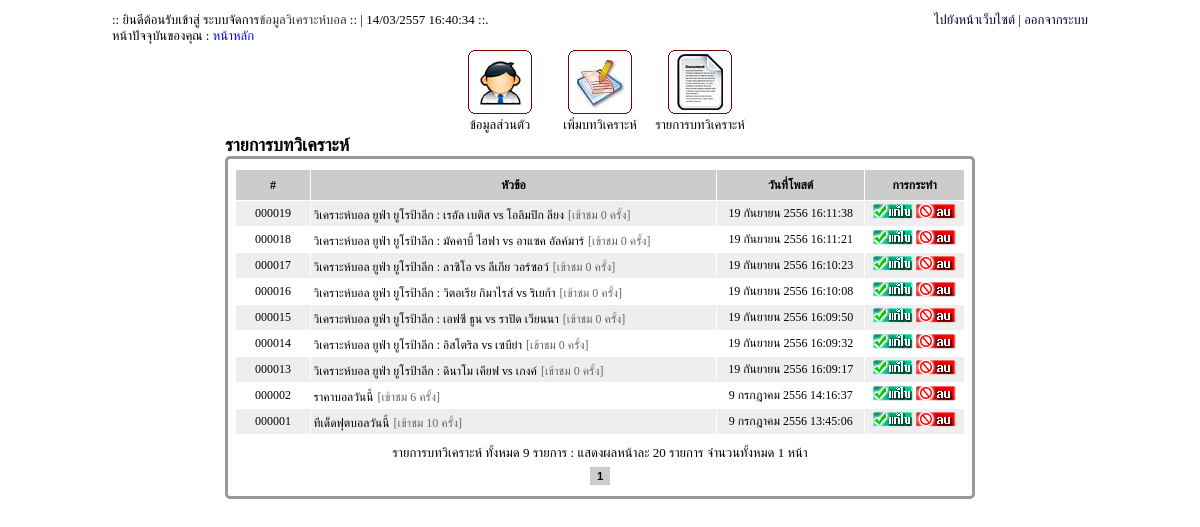
The app's page /mod/all-post-analyze.php (signed in) with its own data.
### tables this page shows
CREATE TABLE `analyze` (
  `id` int(6) unsigned zerofill NOT NULL auto_increment,
  `mod_id` int(6) NOT NULL,
  `title` varchar(255) NOT NULL,
  `detail` text NOT NULL,
  `status_comment` int(2) NOT NULL,
  `post_date` datetime NOT NULL default '0000-00-00 00:00:00',
  `view` int(10) NOT NULL,
  PRIMARY KEY  (`id`)
);

### function/function.php (called while the page is built, shortened)
<?
function rewrite($url)
	{
		$url=str_replace(" ", "-", $url);
		return $url;
	}
?>

### function/datetime.php (called while the page is built)
<?
function DateTime($strDate)
	{
		$strYear = date("Y",strtotime($strDate))+543;
		$strMonth= date("n",strtotime($strDate));
		$strDay= date("j",strtotime($strDate));
		$strHour= date("H",strtotime($strDate));
		$strMinute= date("i",strtotime($strDate));
		$strSeconds= date("s",strtotime($strDate));
		$strMonthCut = Array("","มกราคม","กุมภาพันธ์","มีนาคม","เมษายน","พฤษภาคม","มิถุนายน","กรกฎาคม","สิงหาคม","กันยายน","ตุลาคม","พฤศจิกายน","ธันวาคม");
		$strMonthThai=$strMonthCut[$strMonth];
		return "$strDay $strMonthThai $strYear $strHour:$strMinute:$strSeconds";
	}
?>

### mod/all-post-analyze.php (the view, shortened to what this page needs)
<?
include "../function/function.php";
include "../function/datetime.php";
?>
<!DOCTYPE html PUBLIC "-//W3C//DTD XHTML 1.0 Transitional//EN" "http://www.w3.org/TR/xhtml1/DTD/xhtml1-transitional.dtd">
<html xmlns="http://www.w3.org/1999/xhtml">
<head>
<?
class Paginator{
	var $items_per_page;
	var $items_total;
	var $current_page;
	var $mid_range;
	var $return;
	var $default_ipp;
	var $url_next;
	function Paginator()
	{
		$this->current_page = 1;
		$this->mid_range = 7;
		$this->items_per_page = $this->default_ipp;
		$this->url_next = $this->url_next;
	}
	function paginate()
	{
		if(!is_numeric($this->items_per_page) OR $this->items_per_page <= 0) $this->items_per_page = $this->default_ipp;
		$this->num_pages = ceil($this->items_total/$this->items_per_page);
		$prev_page = $this->current_page-1;
		$next_page = $this->current_page+1;
		if($this->num_pages > 10)
		{
			$this->return .= (($this->current_page != 1 And $this->items_total >= 10)) ? "<a class=\"paginate\" href=\"".$this->url_next.$prev_page."\">&laquo; ก่อนหน้า</a>\n":"<span class=\"inactive\" href=\"#\">&laquo; ก่อนหน้า</span>\n";
			$this->start_range = $this->current_page - floor($this->mid_range/2);
			$this->end_range = $this->current_page + floor($this->mid_range/2);
			if($this->start_range <= 0)
			{
				$this->end_range += abs($this->start_range)+1;
				$this->start_range = 1;
			}
			if($this->end_range > $this->num_pages)
			{
				$this->start_range -= $this->end_range-$this->num_pages;
				$this->end_range = $this->num_pages;
			}
			$this->range = range($this->start_range,$this->end_range);
			for($i=1;$i<=$this->num_pages;$i++)
			{
				if($this->range[0] > 2 And $i == $this->range[0]) $this->return .= " ... ";
				if($i==1 Or $i==$this->num_pages Or in_array($i,$this->range))
				{
					$this->return .= ($i == $this->current_page And $_GET['Page'] != 'All') ? "<a title=\"หน้า $i จาก $this->num_pages\" class=\"current\" href=\"#\">$i</a> ":"<a class=\"paginate\" title=\"ไปที่หน้า $i จาก $this->num_pages\" href=\"".$this->url_next.$i."\">$i</a> ";
				}
				if($this->range[$this->mid_range-1] < $this->num_pages-1 And $i == $this->range[$this->mid_range-1]) $this->return .= " ... ";
			}
			$this->return .= (($this->current_page != $this->num_pages And $this->items_total >= 10) And ($_GET['Page'] != 'All')) ? "<a class=\"paginate\" href=\"".$this->url_next.$next_page."\">ถัดไป &raquo;</a>\n":"<span class=\"inactive\" href=\"#\">ถัดไป &raquo;</span>\n";
		}
		else
		{
			for($i=1;$i<=$this->num_pages;$i++)
			{
				$this->return .= ($i == $this->current_page) ? "<a class=\"current\" href=\"#\">$i</a> ":"<a class=\"paginate\" href=\"".$this->url_next.$i."\">$i</a> ";
			}
		}
	}
	function display_pages()
	{
		return $this->return;
	}
}
?>
</head>
<body>
<table width="980" border="0" align="center" cellpadding="1" cellspacing="1">
  <tr>
    <td><div align="center">
      <table width="980" border="0" cellspacing="1" cellpadding="1">
        <tr valign="top">
          <td width="490"><div align="left"><font color="#000000" size="2">:: ยินดีต้อนรับเข้าสู่ ระบบจัดการ<font color="#333333">ข้อมูลวิเคราะห์บอล</font> :: |
				<?
				$dm=date("d/m");
				$y=date("Y")+543;
				$date="$dm/$y";
				$time=date("H:i:s");
				echo "$date $time";
				?> ::.<br />
                หน้าปัจจุบันของคุณ
          :</font><font size="2"> <font color="#333333"><a href="main.php">หน้าหลัก</a> </font></font></div></td>
          <td width="490"><div align="right"><font color="#000000" size="2"><a href="../index.php" target="_blank"><font color="#000033">ไปยังหน้าเว็บไซต์</font></a> | <a href="logout.php"><font color="#000033">ออกจากระบบ</font></a></font></div></td>
        </tr>
      </table>
    </div></td>
  </tr>
  <tr>
    <td><table width="980" border="0" align="center" cellpadding="0" cellspacing="0">
      <tr>
        <td align="center"><table width="300" border="0" align="center" cellpadding="0" cellspacing="0">
          <tr>
            <td width="100" align="center"><a href="main.php"><img src="img/adminuser.jpg" width="66" height="66" border="0" /></a></td>
            <td width="100" align="center"><a href="add-analyze.php"><img src="img/orderico.jpg" width="66" height="66" border="0" /></a></td>
            <td width="100" align="center"><a href="all-post-analyze.php"><img src="img/cate.jpg" width="66" height="66" border="0" /></a></td>
          </tr>
          <tr>
            <td width="100" height="20" align="center"><div align="center"><font size="2">ข้อมูลส่วนตัว</font></div></td>
            <td width="100" height="20" align="center"><div align="center"><font size="2">เพิ่มบทวิเคราะห์</font></div></td>
            <td width="100" align="center"><div align="center"><font size="2">รายการบทวิเคราะห์</font></div></td>
          </tr>
        </table></td>
      </tr>
      <tr>
        <td align="center"><table width="750" border="0" align="center" cellpadding="0" cellspacing="0">
          <tr>
            <td align="left"><font size="4"><strong>รายการบทวิเคราะห์</strong></font></td>
          </tr>
        </table></td>
      </tr>
      <tr>
        <td align="center"><table width="750" border="0" align="center" cellpadding="0" cellspacing="0" style="border:3px solid #999999; border-radius:5px; -moz-border-radius:5px; -webkit-border-radius:5px;">
          <tr>
            <td align="center"><table width="100%" border="0" cellspacing="0" cellpadding="0">
              <tr>
                <td height="10"></td>
              </tr>
            </table>
              <table width="730" border="0" align="center" cellpadding="0" cellspacing="1" bgcolor="#FFFFFF">
                <tr>
                  <td width="75" height="30" align="center" bgcolor="#CCCCCC" style="font-family:'Times New Roman', Times, serif; font-size:12px; font-weight:bold;">#</td>
                  <td width="405" height="30" align="center" bgcolor="#CCCCCC"><span style="font-family:'Times New Roman', Times, serif; font-size:12px; font-weight:bold;">หัวข้อ</span></td>
                  <td width="150" height="30" align="center" bgcolor="#CCCCCC"><span style="font-family:'Times New Roman', Times, serif; font-size:12px; font-weight:bold;">วันที่โพสต์</span></td>
                  <td width="100" height="30" align="center" bgcolor="#CCCCCC"><span style="font-family:'Times New Roman', Times, serif; font-size:12px; font-weight:bold;">การกระทำ</span></td>
                </tr>
<?
		$strSQL = "SELECT * FROM `analyze` WHERE mod_id='$_SESSION[mod_id]'";
		$objQuery = mysql_query($strSQL);
		$Num_Rows = mysql_num_rows($objQuery);
		$Per_Page = 20;
		$Page = $_GET["Page"];
		if(!$_GET["Page"])
		{
			$Page=1;
		}
		$Page_Start = (($Per_Page*$Page)-$Per_Page);
		if($Num_Rows<=$Per_Page)
		{
			$Num_Pages =1;
		}
		$strSQL .=" ORDER BY id DESC LIMIT $Page_Start , $Per_Page";
		$objQuery  = mysql_query($strSQL);
		$i=0;
		while($objResult = mysql_fetch_row($objQuery)){
		$url=rewrite($objResult[2]);
		$i++;
		if($i%2==0)
		{
		$bg="#FFFFFF";
		}
		else
		{
		$bg="#EEEEEE";
		}
?>
                <tr bgcolor="<?=$bg;?>">
                  <td width="75" height="25" align="center" style="font-family:'Times New Roman', Times, serif; font-size:12px;"><?=$objResult[0];?></td>
                  <td width="405" height="25" align="left"><table width="400" border="0" align="center" cellpadding="0" cellspacing="0">
                    <tr>
                      <td align="left"><a href="../post-<?=$objResult[0];?>/<?=$url;?>.html" style="font-family:'Times New Roman', Times, serif; font-size:12px; color:#000000;" target="_blank"><?=$objResult[2];?></a> <span style="font-family:'Times New Roman', Times, serif; font-size:12px; color:#666666;">[เข้าชม <?=$objResult[6];?> ครั้ง]</span></td>
                    </tr>
                  </table></td>
                  <td width="150" height="25" align="center"><span style="font-family:'Times New Roman', Times, serif; font-size:12px;">
                    <?=DateTime($objResult[5]);?>
                  </span></td>
                  <td width="100" height="25" align="center"><font size="2"><a href="edit-post-analyze.php?id=<?=$objResult[0];?>"><img src="img/edit.gif" width="40" height="15" border="0" /></a> <a href="del-post-analyze.php?id=<?=$objResult[0];?>" onclick="javascript:if(!confirm('ท่านต้องการลบข้อมูลจริงหรือไม่')){return false;}"> <img src="img/del.gif" width="40" height="15" border="0" /></a></font></td>
                </tr>
<? } ?>
              </table>
              <table width="100%" height="10" border="0" cellpadding="0" cellspacing="0">
                <tr>
                  <td></td>
                </tr>
              </table>
              <table width="720" border="0" align="center" cellpadding="0" cellspacing="0">
                <tr>
                  <td align="center"><font size="2" color="#000000">รายการบทวิเคราะห์
                    ทั้งหมด
                    <?=$Num_Rows;?>
                    รายการ : แสดงผลหน้าละ
                    <?=$Per_Page;?>
                    รายการ จำนวนทั้งหมด
                    <?=$Num_Pages;?>
                    หน้า</font></td>
                </tr>
                <tr>
                  <td height="30" align="center" valign="middle"><?
$pages = new Paginator;
$pages->items_total = $Num_Rows;
$pages->mid_range = 10;
$pages->current_page = $Page;
$pages->default_ipp = $Per_Page;
$pages->url_next = $_SERVER["PHP_SELF"]."?QueryString=value&Page=";
$pages->paginate();
echo $pages->display_pages()
?></td>
                </tr>
              </table>
              <table width="100%" border="0" cellspacing="0" cellpadding="0">
                <tr>
                  <td height="5"></td>
                </tr>
              </table></td>
          </tr>
        </table></td>
      </tr>
    </table></td>
  </tr>
</table>
</body>
</html>

### mod/all-post-analyze.php (style rules this page uses)
a.current { border: 1px solid #cccccc; font: bold .7em Arial,Helvetica,sans-serif; padding: 2px 6px 2px 6px; cursor: default; background:#cccccc; color: #000000; text-decoration: none; }

### records on screen
analyze: id "000019", title "วิเคราะห์บอล ยูฟ่า ยูโรป้าลีก : เรอัล เบติส vs โอลิมปิก ลียง", view "0", post_date "19 กันยายน 2556 16:11:38"
analyze: id "000018", title "วิเคราะห์บอล ยูฟ่า ยูโรป้าลีก : มัคคาบี้ ไฮฟา vs อาแซค อัลค์มาร์", view "0", post_date "19 กันยายน 2556 16:11:21"
analyze: id "000017", title "วิเคราะห์บอล ยูฟ่า ยูโรป้าลีก : ลาซิโอ vs ลีเกีย วอร์ซอว์", view "0", post_date "19 กันยายน 2556 16:10:23"
analyze: id "000016", title "วิเคราะห์บอล ยูฟ่า ยูโรป้าลีก : วิตอเรีย กิมาไรส์ vs ริเยก้า", view "0", post_date "19 กันยายน 2556 16:10:08"
analyze: id "000015", title "วิเคราะห์บอล ยูฟ่า ยูโรป้าลีก : เอฟซี ธูน vs ราปิด เวียนนา", view "0", post_date "19 กันยายน 2556 16:09:50"
analyze: id "000014", title "วิเคราะห์บอล ยูฟ่า ยูโรป้าลีก : อิสโตริล vs เซบีย่า", view "0", post_date "19 กันยายน 2556 16:09:32"
analyze: id "000013", title "วิเคราะห์บอล ยูฟ่า ยูโรป้าลีก : ดินาโม เคียฟ vs เกงค์", view "0", post_date "19 กันยายน 2556 16:09:17"
analyze: id "000002", title "ราคาบอลวันนี้", view "6", post_date "9 กรกฎาคม 2556 14:16:37"
analyze: id "000001", title "ทีเด็ดฟุตบอลวันนี้", view "10", post_date "9 กรกฎาคม 2556 13:45:06"

### other values on screen
$Num_Rows "9"
$Per_Page "20"
$Num_Pages "1"
